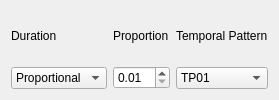
               <widget class="QWidget" name="wPreburstTP" native="true">
                <layout class="QHBoxLayout" name="horizontalLayout_17">
                 <item>
                  <layout class="QHBoxLayout" name="horizontalLayout_18">
                   <item>
                    <layout class="QVBoxLayout" name="verticalLayout_15">
                     <item>
                      <widget class="QLabel" name="label_27">
                       <property name="text">
                        <string>Duration</string>
                       </property>
                      </widget>
                     </item>
                     <item>
                      <widget class="QComboBox" name="cboDurTP">
                       <property name="currentText">
                        <string>Proportional</string>
                       </property>
                       <item>
                        <property name="text">
                         <string>Proportional</string>
                        </property>
                       </item>
                       <item>
                        <property name="text">
                         <string>10 min</string>
                        </property>
                       </item>
                       <item>
                        <property name="text">
                         <string>15 min</string>
                        </property>
                       </item>
                       <item>
                        <property name="text">
                         <string>20 min</string>
                        </property>
                       </item>
                       <item>
                        <property name="text">
                         <string>25 min</string>
                        </property>
                       </item>
                       <item>
                        <property name="text">
                         <string>30 min</string>
                        </property>
                       </item>
                       <item>
                        <property name="text">
                         <string>45 min</string>
                        </property>
                       </item>
                       <item>
                        <property name="text">
                         <string>1 hr</string>
                        </property>
                       </item>
                       <item>
                        <property name="text">
                         <string>1.5 hr</string>
                        </property>
                       </item>
                       <item>
                        <property name="text">
                         <string>2 hr</string>
                        </property>
                       </item>
                       <item>
                        <property name="text">
                         <string>3 hr</string>
                        </property>
                       </item>
                       <item>
                        <property name="text">
                         <string>4.5 hr</string>
                        </property>
                       </item>
                       <item>
                        <property name="text">
                         <string>6 hr</string>
                        </property>
                       </item>
                       <item>
                        <property name="text">
                         <string>9 hr</string>
                        </property>
                       </item>
                       <item>
                        <property name="text">
                         <string>12 hr</string>
                        </property>
                       </item>
                       <item>
                        <property name="text">
                         <string>18 hr</string>
                        </property>
                       </item>
                       <item>
                        <property name="text">
                         <string>24 hr</string>
                        </property>
                       </item>
                       <item>
                        <property name="text">
                         <string>30 hr</string>
                        </property>
                       </item>
                       <item>
                        <property name="text">
                         <string>36 hr</string>
                        </property>
                       </item>
                       <item>
                        <property name="text">
                         <string>48 hr</string>
                        </property>
                       </item>
                       <item>
                        <property name="text">
                         <string>72 hr</string>
                        </property>
                       </item>
                       <item>
                        <property name="text">
                         <string>96 hr</string>
                        </property>
                       </item>
                       <item>
                        <property name="text">
                         <string>120 hr</string>
                        </property>
                       </item>
                       <item>
                        <property name="text">
                         <string>144 hr</string>
                        </property>
                       </item>
                       <item>
                        <property name="text">
                         <string>168 hr</string>
                        </property>
                       </item>
                      </widget>
                     </item>
                    </layout>
                   </item>
                   <item>
                    <widget class="QWidget" name="wProportion" native="true">
                     <layout class="QVBoxLayout" name="verticalLayout_18">
                      <property name="leftMargin">
                       <number>0</number>
                      </property>
                      <property name="topMargin">
                       <number>0</number>
                      </property>
                      <property name="rightMargin">
                       <number>0</number>
                      </property>
                      <property name="bottomMargin">
                       <number>0</number>
                      </property>
                      <item>
                       <widget class="QLabel" name="label_30">
                        <property name="text">
                         <string>Proportion</string>
                        </property>
                       </widget>
                      </item>
                      <item>
                       <widget class="QDoubleSpinBox" name="sbProportion">
                        <property name="minimum">
                         <double>0.010000000000000</double>
                        </property>
                       </widget>
                      </item>
                     </layout>
                    </widget>
                   </item>
                   <item>
                    <layout class="QVBoxLayout" name="verticalLayout_16">
                     <item>
                      <widget class="QLabel" name="label_28">
                       <property name="text">
                        <string>Temporal Pattern</string>
                       </property>
                      </widget>
                     </item>
                     <item>
                      <widget class="QComboBox" name="cboTP">
                       <item>
                        <property name="text">
                         <string>TP01</string>
                        </property>
                       </item>
                       <item>
                        <property name="text">
                         <string>TP02</string>
                        </property>
                       </item>
                       <item>
                        <property name="text">
                         <string>TP03</string>
                        </property>
                       </item>
                       <item>
                        <property name="text">
                         <string>TP04</string>
                        </property>
                       </item>
                       <item>
                        <property name="text">
                         <string>TP05</string>
                        </property>
                       </item>
                       <item>
                        <property name="text">
                         <string>TP06</string>
                        </property>
                       </item>
                       <item>
                        <property name="text">
                         <string>TP07</string>
                        </property>
                       </item>
                       <item>
                        <property name="text">
                         <string>TP08</string>
                        </property>
                       </item>
                       <item>
                        <property name="text">
                         <string>TP09</string>
                        </property>
                       </item>
                       <item>
                        <property name="text">
                         <string>TP10</string>
                        </property>
                       </item>
                      </widget>
                     </item>
                    </layout>
                   </item>
                  </layout>
                 </item>
                 <item>
                  <spacer name="horizontalSpacer_13">
                   <property name="orientation">
                    <enum>Qt::Horizontal</enum>
                   </property>
                   <property name="sizeHint" stdset="0">
                    <size>
                     <width>0</width>
                     <height>20</height>
                    </size>
                   </property>
                  </spacer>
                 </item>
                </layout>
               </widget>
